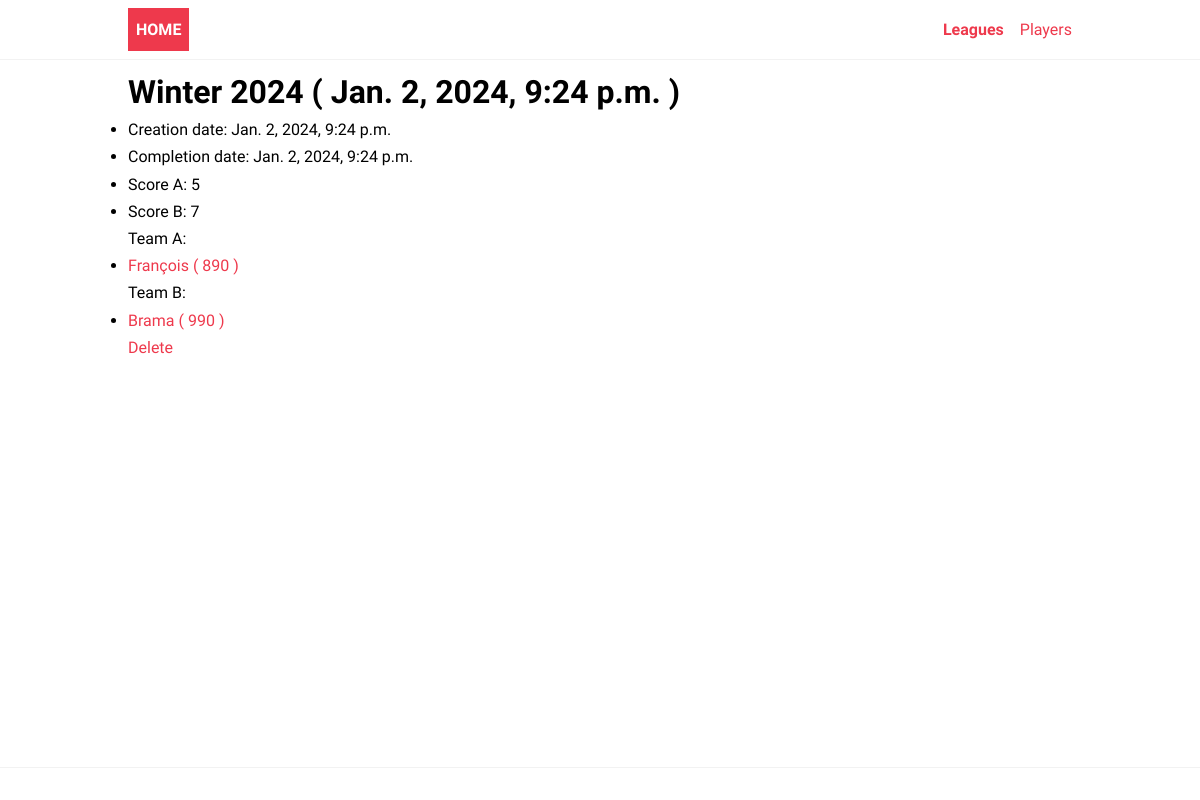
Screenshot of /ladder/leagues/4/26 with the database file from the repository.
### ladder/models.py (models this page shows, shortened)
class Game(models.Model):
    league = models.ForeignKey(League, on_delete=models.CASCADE)
    creation_date = models.DateTimeField()
    completion_date = models.DateTimeField(default=datetime.datetime.utcfromtimestamp(0))
    completed = models.BooleanField(default=False)
    score_team_a = models.IntegerField(default=0)
    score_team_b = models.IntegerField(default=0)

class League(models.Model):
    name = models.CharField(max_length=200)

class Team(models.Model):
    game = models.ForeignKey(Game, on_delete=models.CASCADE)
    player = models.ForeignKey(Player, on_delete=models.CASCADE)
    team_name = models.CharField(max_length=1)

class Player(models.Model):
    name = models.CharField(max_length=200)
    gender = models.CharField(max_length=10, choices=genders)
    score = models.IntegerField(default=1000)

### ladder/views.py (the view, shortened to what this page needs)
# urls.py: path("leagues/<int:league_id>/<int:pk>", views.GameDetail.as_view(), name="game"),
class GameDetail(FormMixin, generic.DetailView):
    model=Game
    template_name = "ladder/game.html"
    form_class=ScoreForm
    def get_context_data(self, **kwargs):
        context = super().get_context_data(**kwargs)
        context["team_a"] = context["game"].team_set.filter(team_name='A')
        context["team_b"] = context["game"].team_set.filter(team_name='B')
        context["league"] = context["game"].league
        return context

### ladder/templates/ladder/game.html (shortened to what this page needs)
{% extends 'ladder/base.html' %}
{% block content %}
<h1>{{ game.league.name }} ( {{ game.creation_date }} ) </h1>
<ul>
  <li>Creation date:   {{game.creation_date}}</li>
  {% if game.completed %}
  <li>Completion date:   {{game.completion_date}}</li>
  <li>Score A:   {{game.score_team_a}}</li>
  <li>Score B:   {{game.score_team_b}}</li>
  {% else %}
  <li> Ongoing game </li>
  {% endif %}
</ul>
Team A:
<ul>
  {% for team in team_a  %}
  <li><a href="{% url 'ladder:player' team.player.id %}">{{ team.player.name }} ( {{ team.player.score }} )</a></li>
  {% endfor %}
</ul>
Team B:
<ul>
  {% for team in team_b  %}
  <li><a href="{% url 'ladder:player' team.player.id %}">{{ team.player.name }} ( {{ team.player.score }} )</a></li>
  {% endfor %}
</ul>
<a href="{% url 'ladder:delete-game' league.id game.id %}">Delete</a>
{% endblock content %}

### ladder/static/ladder/style.css (style rules this page uses)
:root { --color-primary: #ee394c; --color-secondary: #86b7fe; --color-light: #f2f2f2; --color-gray: #ced4da; --color-dark: #212121; --color-white: #ffffff; --color-error: #e2442f; --color-warning: #ffc900; --color-info: #02a2b9; --color-success: #1ba345; --color-input: #00d1b2; --border-radius: 5px; }
* { margin: 0; padding: 0; box-sizing: border-box; text-rendering: optimizeLegibility; }
html, body { height: 100%; }
body { font-family: 'Dosis', sans-serif; font-size: 1rem; line-height: 1.7; display: flex; flex-direction: column; }
h1 { font-size: 2rem; line-height: 1.5; }
a { color: var(--color-primary); text-decoration: none; }

### rows the page displays
Game: league.name "Winter 2024", creation_date "Jan. 2, 2024, 9:24 p.m.", completion_date "Jan. 2, 2024, 9:24 p.m.", score_team_a "5", score_team_b "7"
Team: player.name "François", player.score "890"
Team: player.name "Brama", player.score "990"
